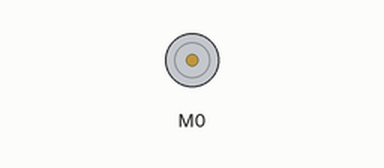
Recording of a program running on a simulated Raspberry Pi Pico running CircuitPython. On the bench: DC motor (green arrow = forward, orange = backward, longer = faster).

Above: at 0.1 s.
At 3.2 s:
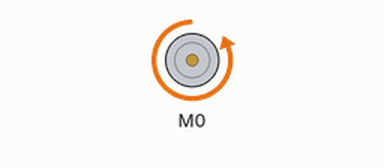
Timing chart, 0 to 4.7 s (numbered marks = the images above):
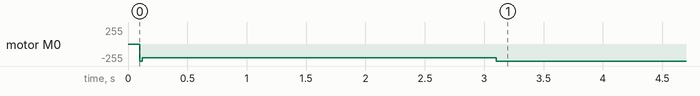

The program:

main-old_using_pot.py
```python
import board
import time
from digitalio import DigitalInOut, Pull
from pwmio import PWMOut
from analogio import AnalogIn
from adafruit_debouncer import Debouncer
from adafruit_motor import servo

def scale_to_range(x, input_min=0, input_max=65536, output_min=-1, output_max=1):
    return ((x - input_min) / (input_max - input_min)) * (output_max - output_min) + output_min

escOut = PWMOut(board.GP0, frequency=50)
motor1 = servo.ContinuousServo(escOut, min_pulse=1000, max_pulse=2000)

trig1Pin = DigitalInOut(board.GP16)
trig1Pin.switch_to_input(Pull.UP)
trigger1 = Debouncer(trig1Pin)

escSpeedPin = AnalogIn(board.GP26)
escspeed = 0
esczero = -1
escmin = -.8
escmax = 1
escmid = .5

time.sleep(.1)
motor1.throttle = esczero
motor1.throttle = escmax
motor1.throttle = escmin
time.sleep(3)
motor1.throttle = esczero
time.sleep(2)

while True:
    if trig1Pin.value:
        #escSpeed = 0 #scale_to_range(escSpeedPin.value)
        #print(escSpeed)
        motor1.throttle = -1
    else:
        escSpeed = scale_to_range(escSpeedPin.value)
        motor1.throttle = escSpeed
```
